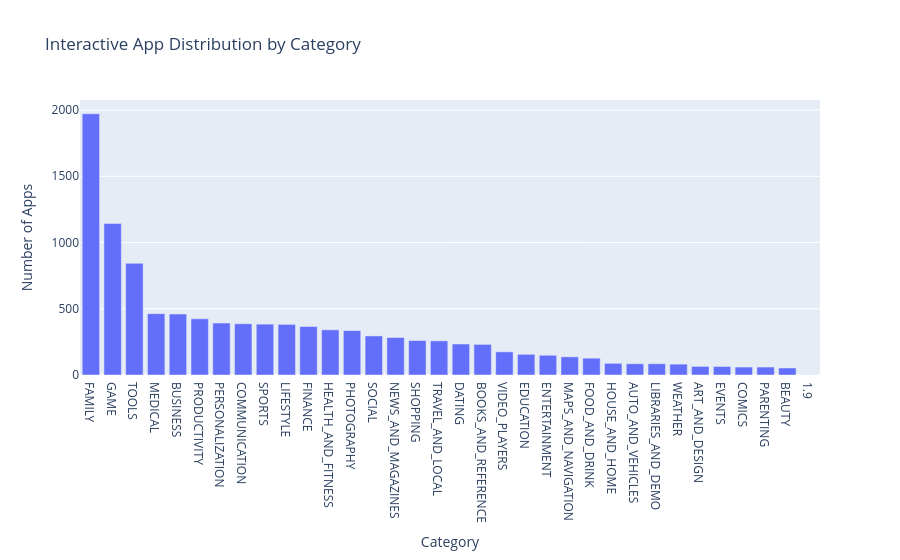

The notebook cell this image was saved under:
### Code cell
import pandas as pd
import plotly.express as px
import os

os.chdir(r"C:\Users\DELL\Desktop\task 8")

apps = pd.read_csv("googleplaystore.csv")

category_counts = apps['Category'].value_counts()

fig = px.bar(
    x=category_counts.index,
    y=category_counts.values,
    labels={
        'x': 'Category',
        'y': 'Number of Apps'
    },
    title='Interactive App Distribution by Category'
)

fig.show()

### Figure 1 — Plotly figure (JSON) as saved in the notebook; plotly's stock layout.template omitted (floating-point values rounded to 4 significant figures)
{"data": [{"hovertemplate": "Category=%{x}<br>Number of Apps=%{y}<extra></extra>", "legendgroup": "", "marker": {"color": "#636efa", "pattern": {"shape": ""}}, "name": "", "orientation": "v", "showlegend": false, "textposition": "auto", "type": "bar", "x": ["FAMILY", "GAME", "TOOLS", "MEDICAL", "BUSINESS", "PRODUCTIVITY", "PERSONALIZATION", "COMMUNICATION", "SPORTS", "LIFESTYLE", "FINANCE", "HEALTH_AND_FITNESS", "PHOTOGRAPHY", "SOCIAL", "NEWS_AND_MAGAZINES", "SHOPPING", "TRAVEL_AND_LOCAL", "DATING", "BOOKS_AND_REFERENCE", "VIDEO_PLAYERS", "EDUCATION", "ENTERTAINMENT", "MAPS_AND_NAVIGATION", "FOOD_AND_DRINK", "HOUSE_AND_HOME", "AUTO_AND_VEHICLES", "LIBRARIES_AND_DEMO", "WEATHER", "ART_AND_DESIGN", "EVENTS", "COMICS", "PARENTING", "BEAUTY", "1.9"], "xaxis": "x", "y": [1972, 1144, 843, 463, 460, 424, 392, 387, 384, 382, 366, 341, 335, 295, 283, 260, 258, 234, 231, 175, 156, 149, 137, 127, 88, 85, 85, 82, 65, 64, 60, 60, 53, 1], "yaxis": "y"}], "layout": {"barmode": "relative", "legend": {"tracegroupgap": 0}, "title": {"text": "Interactive App Distribution by Category"}, "xaxis": {"anchor": "y", "domain": [0, 1], "title": {"text": "Category"}}, "yaxis": {"anchor": "x", "domain": [0, 1], "title": {"text": "Number of Apps"}}}}
